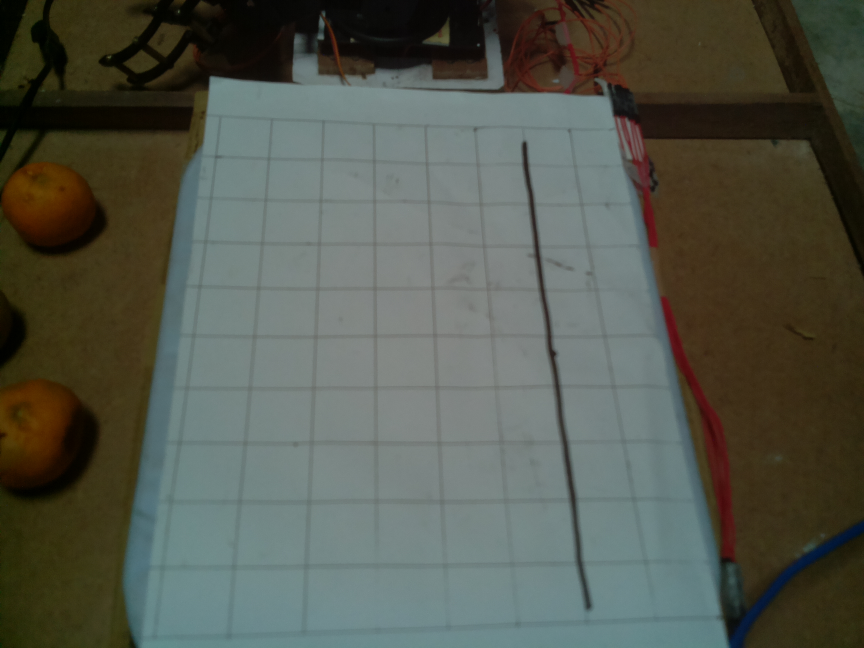
#> input picture namaste_new.jpg, 2592 x 1944 px (shown at 1/3 size)
$ python -i centre.py   (imports and definitions only)   (Python 2 division)   (older library calls are emulated)
#> lines starting #> are read from the running program, lines starting #| are printed output that depends on the picture; after the words box and inside, x2 and y2 are one past the last pixel; in counts of white or black regions, pixels touching at a corner belong together
#> further down, picture is the input picture: shape (1944, 2592, 3); mean B, G, R 77.3, 87.7, 84.1
## This contains functions which are used to find the centres from an RGB image.
## We use watershed algorithm for detecting the circles.
## The HSV values for thresholding are taken from trial and error, and are also somewhat ## dependent on external lighting conditions. The thresholded image and the image with
## centre is written as new files to help debug in the thresholding process, as the ## thresholded values are set manuall only, which is a limitation of our code.

from __future__ import division
import cv2
import numpy as np
from math import cos, sin
from skimage.feature import peak_local_max
from skimage.morphology import watershed
from scipy import ndimage
import timeit

def show(image):

	#figure size in inches
	plt.figure(figsize=[10,10])
	plt.imshow(image, interpolation='nearest')

def overlay_mask(mask, image):
	#make the mask rgb
	rgb_mask = cv2.cvtColor(mask, cv2.COLOR_GRAY2RGB)
	img = cv2.addWeighted(rgb_mask, 0.2, image, 0.8, 0)
	return img

def watershed_centroids(image):
	## Find centroids of segments using watershed algorithm

	# Apply distance transform on the binary image
	D = ndimage.distance_transform_edt(image)

	# find local maximas
	localMax = peak_local_max(D, indices=False, min_distance=60, labels=image)
	# define markers for watershed
	markers = ndimage.label(localMax, structure=np.ones((3, 3)))[0]
	# create lables to find unique segments
	labels = watershed(-D, markers, mask=image)
	print("[INFO] {} unique segments found".format(len(np.unique(labels)) - 1))

	# initialise empty list to store centroids
	ripe_oranges = []
	# for each label/segment
	for label in np.unique(labels):
		if label ==0:
			continue

		# initialise zero matrix
		mask = np.zeros(image.shape, dtype="uint8")
		# copy each label into buffer variable
		mask[labels == label] = 255
		# find countour of the label to extract centroid
		cnts = cv2.findContours(mask.copy(), cv2.RETR_EXTERNAL, cv2.CHAIN_APPROX_SIMPLE)[-2]
		# take the largest countour
		c = max(cnts, key=cv2.contourArea)

		if cv2.contourArea(c) < 10000:
			continue
		# calculate moment of the contour
		M = cv2.moments(c)
		# calculate centroid
		cX = int(M["m10"] / M["m00"])
		cY = int(M["m01"] / M["m00"])
		# crete list of centroids
		ripe_oranges.append((cX, cY))

	return ripe_oranges

def circle_centroids(image, centroids):

	image_with_centroids = image.copy()
	#add centroids
	for centroid in centroids:
		cv2.circle(image_with_centroids, centroid, 7, (0, 0, 0), -1)
	return image_with_centroids

def find_orange(image):
	# RGB is red green blue
	# BGR is blue green red
	# convert to the correct color scheme
	image = cv2.cvtColor(image, cv2.COLOR_BGR2RGB)
	# clean image
	image_blur = cv2.GaussianBlur(image, (21,21), 0)
	# separates the color from the brightness of it. Luma from chroma.
	image_blur_hsv = cv2.cvtColor(image_blur, cv2.COLOR_RGB2HSV)
#> image_blur_hsv: shape (1944, 2592, 3); mean H, S, V 56, 91.9, 93

	# defining our filters
	# filter by the color
	# orange filter
	min_red = np.array([9,90,80])
	max_red = np.array([19,255,255])

	mask1 = cv2.inRange(image_blur_hsv, min_red, max_red)
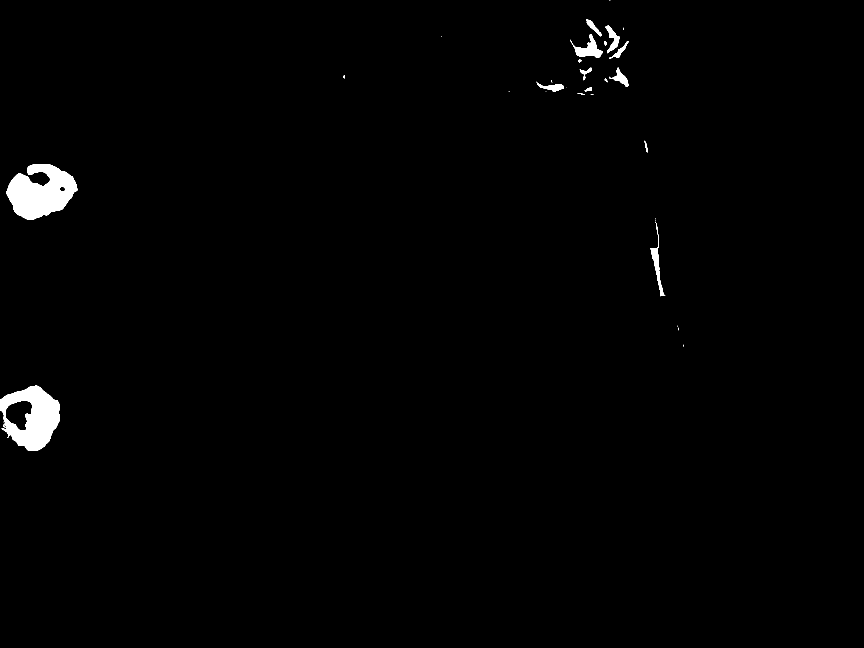
#> mask1: shape (1944, 2592) (shown at 1/3 size); 1.1% white; 34 white regions (17 under 20 px), largest, box (x1, y1, x2, y2) and area: (20, 492, 232, 660) 22643, (0, 1157, 179, 1353) 20445, (1711, 103, 1808, 174) 2556
	# green filter
	min_green = np.array([19, 90, 60])
	max_green = np.array([32, 255, 206])

	mask2 = cv2.inRange(image_blur_hsv, min_green, max_green)
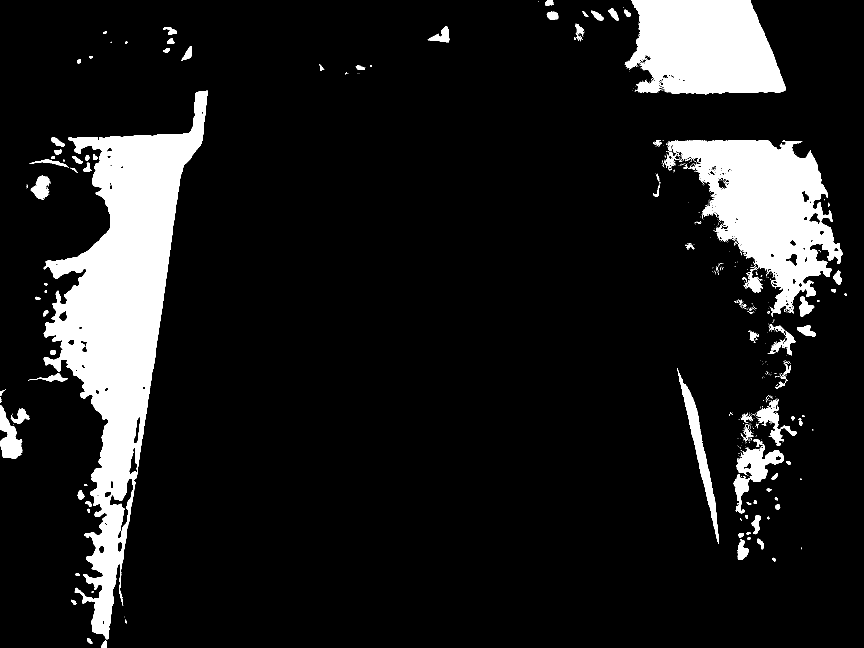
#> mask2: shape (1944, 2592) (shown at 1/3 size); 11.4% white; 665 white regions (517 under 20 px), largest, box (x1, y1, x2, y2) and area: (131, 271, 622, 1918) 278491, (2010, 420, 2528, 951) 126965, (1874, 0, 2356, 283) 106905
	#combine our mas

	masks = [mask1, mask2]
	centroids = []
	location = ['mask_orange_.jpg', 'mask_green_.jpg']
	color = ['orange_centers_.jpg', 'green_centers_.jpg']
	kernel1 = cv2.getStructuringElement(cv2.MORPH_ELLIPSE, (17,17))
	kernel2 = cv2.getStructuringElement(cv2.MORPH_ELLIPSE, (31,31))
	kernel = [kernel1, kernel2]
	# for both the filters
	for i in range(2):

		# perform segmentation
		# kernel = cv2.getStructuringElement(cv2.MORPH_ELLIPSE, (25,25))
		# dilation
		mask_closed = cv2.morphologyEx(masks[i], cv2.MORPH_CLOSE, kernel[i])
		# erosion
		mask_clean = cv2.morphologyEx(mask_closed, cv2.MORPH_OPEN, kernel[i])

		cv2.imwrite(location[i], cv2.cvtColor(mask_clean, cv2.COLOR_GRAY2BGR))
		centers = watershed_centroids(mask_clean)

		# pass thresholded image to find centroids


		overlay = overlay_mask(mask_clean, image)

		centroids.append(centers)
		print centers

		#step8 - circle the biggest orange
		centroids_added = circle_centroids(overlay, centers)
		#show(centroids_added)

		#step9 - convert back to original color scheme
		bgr = cv2.cvtColor(centroids_added, cv2.COLOR_RGB2BGR)
		cv2.imwrite(color[i], bgr)
#> this loop made 2 passes
#> centers on pass 1: [(122, 576), (99, 1253)]
#| [INFO] 6 unique segments found
#| [(122, 576), (99, 1253)]
#| [INFO] 16 unique segments found
#| [(2109, 143), (414, 527), (2300, 640), (338, 983), (2259, 1382), (337, 1461), (314, 1758)]
#> pass 1, in find_orange, `mask_clean = cv2.morphologyEx(mask_closed, cv2.MORPH_OPEN, kernel[i])`:
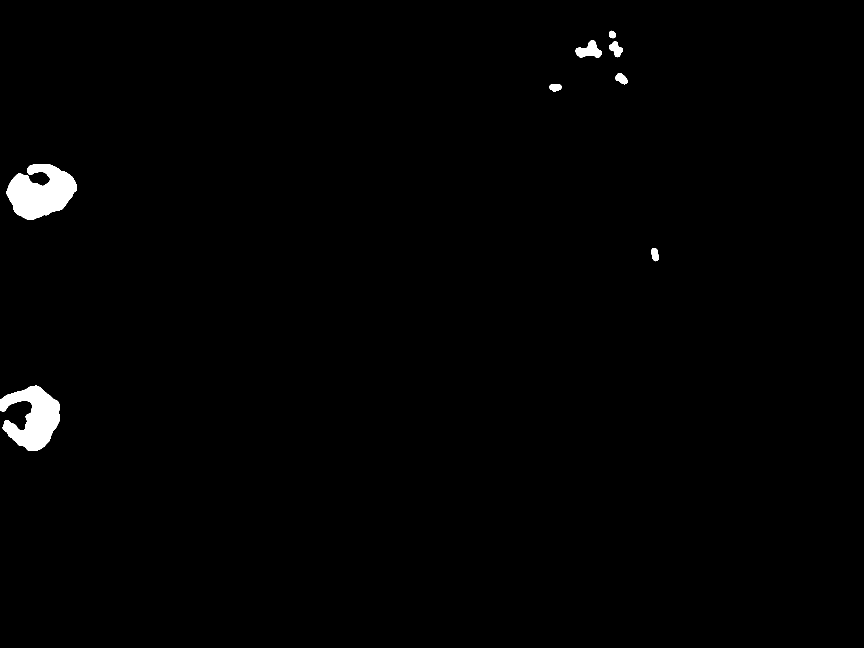
#> mask_clean: shape (1944, 2592) (shown at 1/3 size); 0.98% white; 8 white regions, largest, box (x1, y1, x2, y2) and area: (20, 492, 231, 660) 22827, (0, 1157, 179, 1353) 20472, (1727, 120, 1806, 174) 2358
#> after the loop:
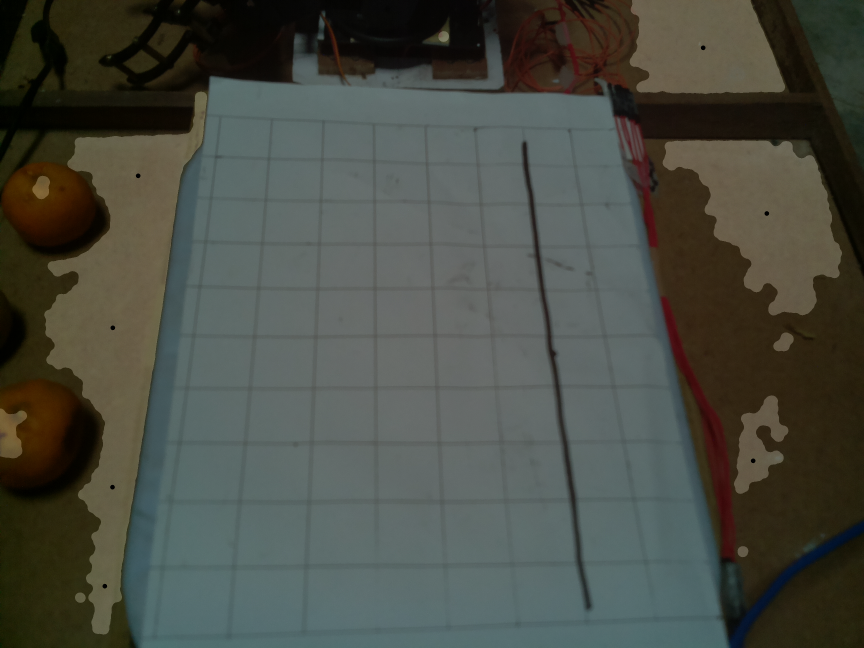
#> centroids_added: shape (1944, 2592, 3) (shown at 1/3 size); mean R, G, B 73.4, 76.3, 68
#> after the loop:
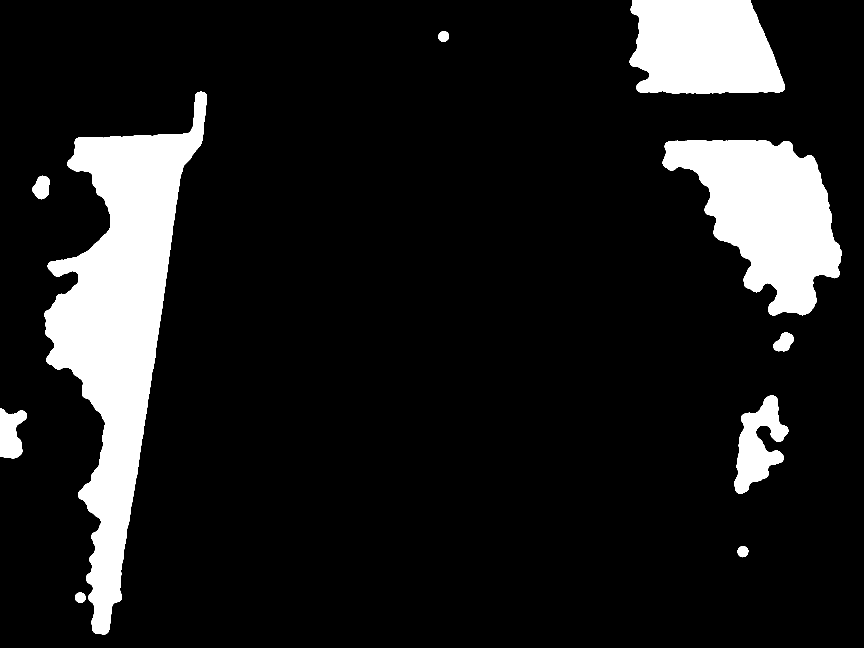
#> mask_clean: shape (1944, 2592) (shown at 1/3 size); 12.2% white; 10 white regions, largest, box (x1, y1, x2, y2) and area: (133, 275, 621, 1904) 303533, (1988, 420, 2526, 947) 159300, (1889, 0, 2355, 282) 110024
#> after the loop:
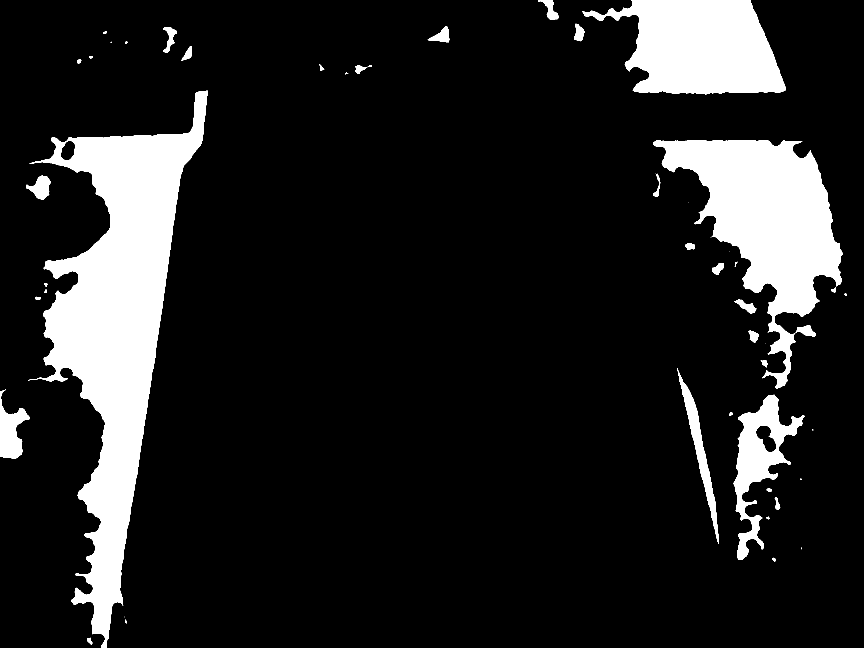
#> mask_closed: shape (1944, 2592) (shown at 1/3 size); 13.2% white; 50 white regions (11 under 20 px), largest, box (x1, y1, x2, y2) and area: (84, 271, 622, 1944) 312025, (1959, 420, 2528, 1167) 169913, (1747, 0, 2356, 283) 113312
#> after the loop, centroids = [[(122, 576), (99, 1253)], [(2109, 143), (414, 527), (2300, 640), (338, 983), (2259, 1382), (337, 1461), (314, 1758)]]

	return centroids


# [13 lines of commented-out code are left out]

>>> import cv2
>>> picture = cv2.imread('namaste_new.jpg')
>>> result = find_orange(picture)
#> result has the same summary as centroids in find_orange
